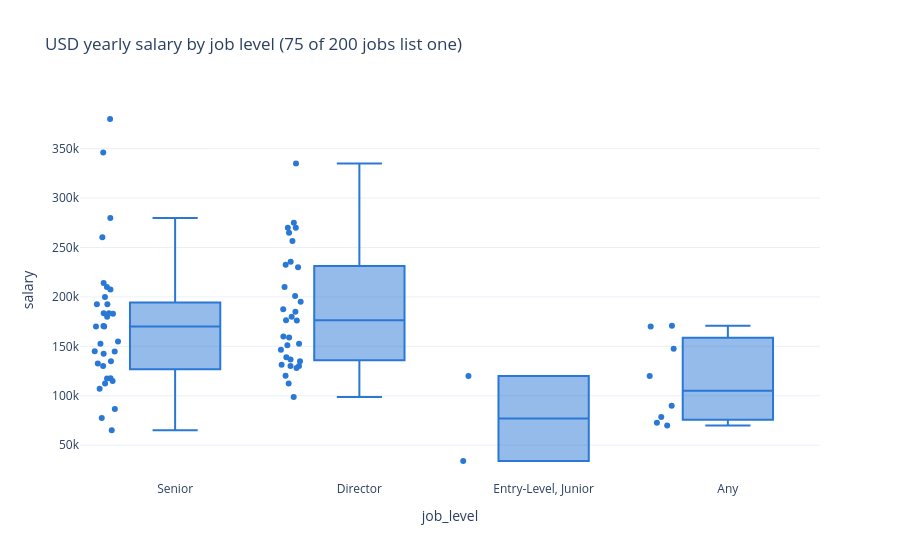

Notebook source saved alongside this figure:
### Code cell
salaries = pd.read_sql_query("""
    SELECT job_level, (salary_min + salary_max) / 2 AS salary
    FROM jobs
    WHERE UPPER(salary_currency) = 'USD' AND LOWER(salary_period) = 'yearly'
      AND salary_min IS NOT NULL AND salary_max IS NOT NULL
""", con)
px.box(salaries, x="job_level", y="salary", points="all",
       title=f"USD yearly salary by job level ({len(salaries)} of {len(jobs_df)} jobs list one)")

### Figure 1 — Plotly figure (JSON) as saved in the notebook; plotly's stock layout.template omitted (floating-point values rounded to 4 significant figures)
{"data": [{"alignmentgroup": "True", "boxpoints": "all", "hovertemplate": "job_level=%{x}<br>salary=%{y}<extra></extra>", "legendgroup": "", "marker": {"color": "#2a78d6"}, "name": "", "notched": false, "offsetgroup": "", "orientation": "v", "showlegend": false, "type": "box", "x": ["Senior", "Senior", "Senior", "Senior", "Senior", "Director", "Senior", "Senior", "Director", "Senior", "Director", "Senior", "Senior", "Entry-Level, Junior", "Senior", "Senior", "Director", "Director", "Senior", "Director", "Director", "Director", "Senior", "Director", "Director", "Director", "Senior", "Senior", "Senior", "Senior", "Director", "Director", "Senior", "Senior", "Senior", "Any", "Senior", "Any", "Senior", "Senior", "Director", "Any", "Senior", "Senior", "Any", "Senior", "Director", "Senior", "Senior", "Director", "Director", "Director", "Director", "Director", "Director", "Director", "Director", "Senior", "Senior", "Entry-Level, Junior", "Director", "Director", "Director", "Any", "Senior", "Senior", "Any", "Director", "Director", "Director", "Any", "Director", "Director", "Any", "Director"], "x0": " ", "xaxis": "x", "y": [117600.0, 152500.0, 65000.0, 260400.0, 132600.0, 232500.0, 279800.0, 117500.0, 270000.0, 86500.0, 265000.0, 183000.0, 144800.0, 120000.0, 214000.0, 183500.0, 176500.0, 195000.0, 346000.0, 256600.0, 335000.0, 185000.0, 183500.0, 152500.0, 230000.0, 176100.0, 155000.0, 170000.0, 380000.0, 112500.0, 130000.0, 160000.0, 130000.0, 115000.0, 192500.0, 78500.0, 192500.0, 90000.0, 170000.0, 180000.0, 112500.0, 170900.0, 210000.0, 145000.0, 72750.0, 107000.0, 235600.0, 200000.0, 77500.0, 151000.0, 187500.0, 159000.0, 98750.0, 130000.0, 201000.0, 139000.0, 180000.0, 135000.0, 170500.0, 34000.0, 210000.0, 135000.0, 128000.0, 170000.0, 142500.0, 207500.0, 147500.0, 136600.0, 120300.0, 131200.0, 120000.0, 275000.0, 270000.0, 70000.0, 146600.0], "y0": " ", "yaxis": "y"}], "layout": {"boxmode": "group", "legend": {"tracegroupgap": 0}, "title": {"text": "USD yearly salary by job level (75 of 200 jobs list one)"}, "xaxis": {"anchor": "y", "domain": [0, 1], "title": {"text": "job_level"}}, "yaxis": {"anchor": "x", "domain": [0, 1], "title": {"text": "salary"}}}}
